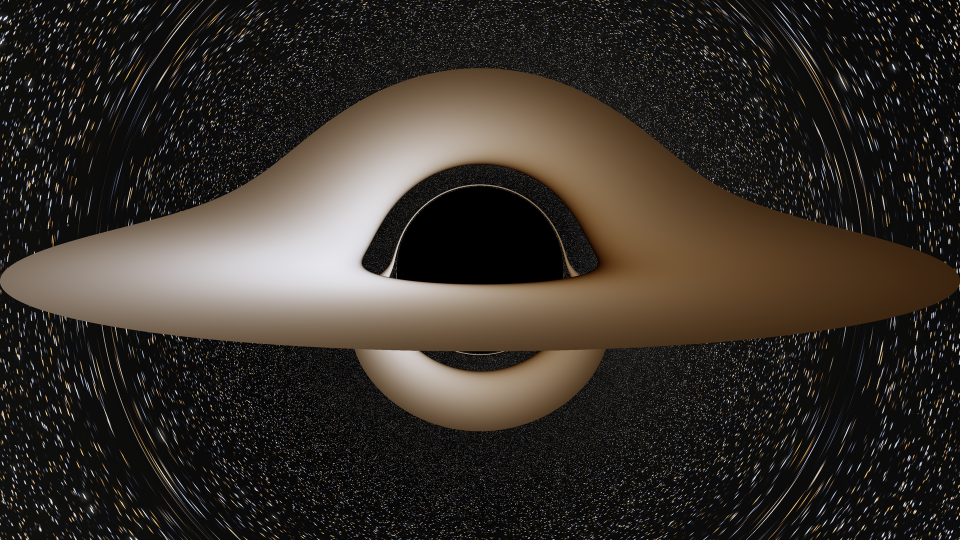
#> input picture assets/blackhole-hero.png, 1920 x 1080 px, found by its file name (shown at 1/2 size)
$ python annotate.py
#> lines starting #> are read from the running program, lines starting #| are printed output that depends on the picture; long printed decimals are rounded
#!/usr/bin/env python3
"""Scientific annotation pass for the Black Hole Lab visualization.

Draws the physically meaningful radii onto the rendered hero image and labels
them. The geometry is derived from the same Schwarzschild relations the tracer
uses, so the annotated radii cannot drift away from the physics:

* the apparent shadow edge (the photon ring) is at impact parameter
  b_crit = 3*sqrt(3)*M = (3*sqrt(3)/2) r_s = 2.598076 r_s -- NOT at r = r_s;
* the event horizon r = r_s and the photon sphere r = 3r_s/2 are marked at the
  angle they would subtend *without* lensing, because neither is directly
  imaged. The horizon lies hidden inside the shadow.

Everything drawn here is an annotation, not simulation output.
"""

from __future__ import annotations

import argparse
import math
from pathlib import Path

import numpy as np
from PIL import Image, ImageDraw, ImageFont

B_CRIT_OVER_RS = 3.0 * math.sqrt(3.0) / 2.0  # 2.598076211353316
FONT_REGULAR = "/System/Library/Fonts/Supplemental/Arial.ttf"
FONT_BOLD = "/System/Library/Fonts/Supplemental/Arial Bold.ttf"

INK = (232, 232, 224)
INK_DIM = (168, 172, 178)
ACCENT = (255, 196, 120)
GHOST = (150, 158, 170)
PANEL = (8, 9, 12)
# Populated by label() so main() can verify that no two panels overlap.
LABEL_BOXES: list[tuple[str, list[int]]] = []


def pixel_radius_for_impact_parameter(b: float, r_obs: float, hfov_deg: float, width: int) -> float:
    """Screen radius in pixels whose ray has conserved impact parameter b.

    Inverts 1/b^2 = u0^2 cot^2(theta) + u0^2 (1 - r_s u0) for the launch angle
    theta measured from the inward radial direction, then maps theta through the
    pinhole projection.
    """
    u0 = 1.0 / r_obs
    inverse = 1.0 / (b * b * u0 * u0) - (1.0 - u0)
    if inverse <= 0.0:
        return float("nan")  # not reachable at this camera radius
    tan_theta = 1.0 / math.sqrt(inverse)
    tan_half_fov = math.tan(math.radians(hfov_deg) * 0.5)
    x_ndc = tan_theta / tan_half_fov
    return x_ndc * width * 0.5


def pixel_radius_unlensed(radius_rs: float, r_obs: float, hfov_deg: float, width: int) -> float:
    """Screen radius of a straight-line ray that grazes a sphere of the given radius."""
    sin_theta = min(radius_rs / r_obs, 1.0)
    theta = math.asin(sin_theta)
    tan_half_fov = math.tan(math.radians(hfov_deg) * 0.5)
    return math.tan(theta) / tan_half_fov * width * 0.5


def dashed_circle(draw: ImageDraw.ImageDraw, center, radius, colour, width=1, dash=9, gap=7):
    cx, cy = center
    step = math.radians(1.4)
    arc = 2.0 * math.pi * radius
    dash_rad = 2.0 * math.pi * dash / max(arc, 1.0)
    gap_rad = 2.0 * math.pi * gap / max(arc, 1.0)
    angle = 0.0
    while angle < 2.0 * math.pi:
        end = min(angle + dash_rad, 2.0 * math.pi)
        draw.arc(
            [cx - radius, cy - radius, cx + radius, cy + radius],
            math.degrees(angle) - 90.0,
            math.degrees(end) - 90.0,
            fill=colour,
            width=width,
        )
        angle = end + gap_rad


SUBSCRIPT_S = "\u209b"


def _sub_font(size: int) -> ImageFont.FreeTypeFont:
    return ImageFont.truetype(FONT_REGULAR, max(6, int(size * 0.68)))


def rich_width(draw: ImageDraw.ImageDraw, text: str, font) -> float:
    """Width of a string where U+209B is drawn as a real subscript.

    Arial has no glyph for U+209B under Pillow: it renders as a tofu box, and a
    presence probe based on mask size reports a false positive for it. The
    subscript is therefore drawn explicitly, smaller and lowered.
    """
    total = 0.0
    for index, segment in enumerate(text.split(SUBSCRIPT_S)):
        if index:
            total += draw.textlength("s", font=_sub_font(font.size))
        total += draw.textlength(segment, font=font)
    return total


def rich_text(draw: ImageDraw.ImageDraw, xy, text: str, font, fill) -> None:
    x, y = xy
    for index, segment in enumerate(text.split(SUBSCRIPT_S)):
        if index:
            sub = _sub_font(font.size)
            draw.text((x, y + font.size * 0.30), "s", font=sub, fill=fill)
            x += draw.textlength("s", font=sub)
        draw.text((x, y), segment, font=font, fill=fill)
        x += draw.textlength(segment, font=font)


def label(
    draw,
    font,
    text,
    xy,
    anchor,
    fill=INK,
    align_right=False,
    panel_alpha=210,
    pad=9,
):
    """Draw a label on a soft dark panel so it stays legible over any background."""
    lines = text.split("\n")
    widths = [rich_width(draw, line, font) for line in lines]
    line_h = font.size + 5
    box_w = int(max(widths)) + 2 * pad
    box_h = line_h * len(lines) + 2 * pad - 5
    x, y = xy
    if anchor == "lt":
        box = [x, y, x + box_w, y + box_h]
        origin = (x + pad, y + pad)
    elif anchor == "rt":
        box = [x - box_w, y, x, y + box_h]
        origin = (x - box_w + pad, y + pad)
    else:  # "ct"
        box = [x - box_w // 2, y, x + box_w // 2, y + box_h]
        origin = (x - box_w // 2 + pad, y + pad)
    draw.rectangle(box, fill=PANEL + (panel_alpha,))
    draw.rectangle([box[0], box[1], box[0] + 2, box[3]], fill=ACCENT)
    LABEL_BOXES.append((lines[0], box))
    for index, line in enumerate(lines):
        rich_text(
            draw,
            (origin[0], origin[1] + index * line_h),
            line,
            font,
            fill if index == 0 else INK_DIM,
        )
    return box


def leader(draw, start, end, colour=INK_DIM, width=1, dot=True):
    draw.line([start, end], fill=colour, width=width)
    if dot:
        draw.ellipse([end[0] - 2, end[1] - 2, end[0] + 2, end[1] + 2], fill=colour)


def main() -> int:
    parser = argparse.ArgumentParser(description="Annotate the rendered hero image.")
    parser.add_argument("--in", dest="source", default="assets/blackhole-hero.png")
    parser.add_argument("--out", default="assets/blackhole-scientific.png")
    parser.add_argument("--r-obs", type=float, default=60.0)
    parser.add_argument("--inclination", type=float, default=82.0)
    parser.add_argument("--hfov", type=float, default=28.0)
    parser.add_argument("--r-out", type=float, default=14.0)
    args = parser.parse_args()

    source = Image.open(args.source).convert("RGBA")
    width, height = source.size
#> width = 1920; height = 1080
    # Hold the photograph back so the line work reads.
    base = Image.blend(source, Image.new("RGBA", source.size, (0, 0, 0, 255)), 0.30)
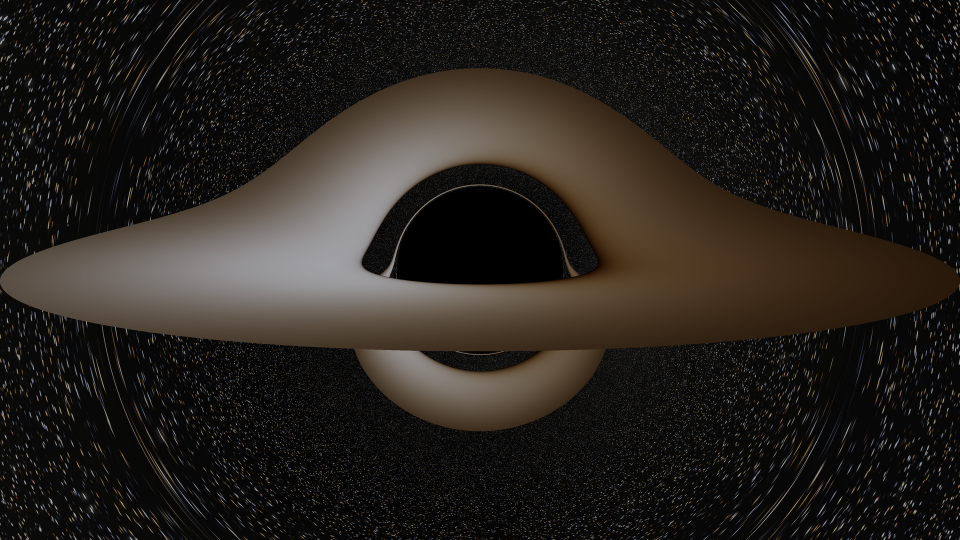
#> base: PIL image 1920x1080 RGBA (shown at 1/2 size); mean R, G, B, A 38, 33.6, 29.4, 255
    canvas = base.copy()
    draw = ImageDraw.Draw(canvas, "RGBA")

    cx, cy = width // 2, height // 2
#> cx = 960; cy = 540
    scale = width / 1920.0  # all radii below are quoted for a 1920-wide render
#> scale = 1
    f_title = ImageFont.truetype(FONT_BOLD, int(23 * scale))
    f_label = ImageFont.truetype(FONT_REGULAR, int(18 * scale))
    f_small = ImageFont.truetype(FONT_REGULAR, int(15 * scale))
    boxes: list[tuple[str, list[int]]] = []

    r_shadow = pixel_radius_for_impact_parameter(B_CRIT_OVER_RS, args.r_obs, args.hfov, width)
#> r_shadow = 166.9
    r_horizon = pixel_radius_unlensed(1.0, args.r_obs, args.hfov, width)
#> r_horizon = 64.18
    r_photon = pixel_radius_unlensed(1.5, args.r_obs, args.hfov, width)
#> r_photon = 96.29

    # --- the photon ring: the only one of the three that is an actual image ---
    draw.ellipse(
        [cx - r_shadow, cy - r_shadow, cx + r_shadow, cy + r_shadow],
        outline=ACCENT + (215,),
        width=max(1, int(round(1.6 * scale))),
    )
    # --- horizon and photon sphere at their unlensed angular scale -----------
    dashed_circle(draw, (cx, cy), r_horizon, (255, 120, 110, 190), width=max(1, int(1.2 * scale)))
    dashed_circle(draw, (cx, cy), r_photon, (120, 190, 255, 175), width=max(1, int(1.2 * scale)))

    # --- radial tick scale in units of the impact parameter b ----------------
    y_axis = int(cy + height * 0.5 - 168 * scale)
#> y_axis = 912
    draw.line([(cx, y_axis), (cx + r_shadow * 5.1, y_axis)], fill=INK_DIM + (140,), width=1)
    for b in (1.0, 2.0, B_CRIT_OVER_RS, 5.0, 10.0):
        px = pixel_radius_for_impact_parameter(b, args.r_obs, args.hfov, width)
        if not math.isfinite(px) or px > width * 0.5 - 20 * scale:
            continue
        major = abs(b - B_CRIT_OVER_RS) < 1e-9
        half = int((11 if major else 6) * scale)
        draw.line(
            [(cx + px, y_axis - half), (cx + px, y_axis + half)],
            fill=(ACCENT if major else INK_DIM) + (220,),
            width=max(1, int(1.0 * scale)),
        )
        text = "2.60" if major else f"{b:g}"
        draw.text(
            (cx + px - 8 * scale, y_axis + half + 3 * scale),
            text,
            font=f_small,
            fill=(ACCENT if major else INK_DIM),
        )
    draw.text(
        (cx + 4 * scale, y_axis - 22 * scale),
        "impact parameter b  [r\u209b]",
        font=f_small,
        fill=INK_DIM,
    )

    # --- labels --------------------------------------------------------------
    label(
        draw,
        f_title,
        "Schwarzschild black hole \u2014 lensing geometry\n"
        "conceptual illustration, not renderer output",
        (int(46 * scale), int(36 * scale)),
        "lt",
    )
    label(
        draw,
        f_label,
        "shadow edge = photon ring\n"
        f"b = 3\u221a3 GM/c\u00b2 = (3\u221a3/2) r\u209b \u2248 {B_CRIT_OVER_RS:.3f} r\u209b\n"
        "photons with b < b_crit are captured",
        (width - int(46 * scale), int(36 * scale)),
        "rt",
    )
    label(
        draw,
        f_label,
        "r = r\u209b  event horizon\n"
        "r = 3r\u209b/2  photon sphere\n"
        "(dashed, at their unlensed angular\n"
        "scale \u2014 neither surface is imaged;\n"
        "both lie hidden inside the shadow)",
        (int(46 * scale), int(height * 0.30)),
        "lt",
    )
    label(
        draw,
        f_label,
        "accretion disk\n"
        "geometrically thin, optically thick, Lambertian\n"
        f"r_in = 6GM/c\u00b2 = 3 r\u209b (ISCO),  r_out = {args.r_out:g} r\u209b\n"
        "near side seen directly; far side lensed\n"
        "over and under the shadow",
        (int(46 * scale), int(height * 0.70)),
        "lt",
    )
    label(
        draw,
        f_label,
        "lensed image of the far side\n"
        "of the disk, bent beneath the shadow",
        (width - int(46 * scale), int(height * 0.78)),
        "rt",
    )
    label(
        draw,
        f_small,
        f"observer at r = {args.r_obs:g} r\u209b, inclination i = {args.inclination:g}\u00b0 from the disk normal,\n"
        f"field of view {args.hfov:g}\u00b0 horizontal.  Null geodesics integrated with RK4:\n"
        "d\u00b2u/d\u03c6\u00b2 = \u2212u + (3/2) r\u209b u\u00b2,  u = 1/r.  Emission model, colours and star field\n"
        "are illustrative; no GRMHD, radiative transfer, spin or returning radiation.",
        (int(46 * scale), int(height - 100 * scale)),
        "lt",
        panel_alpha=205,
    )

    # --- orientation marker: observer direction and disk plane ---------------
    ox = int(width - 152 * scale)
#> ox = 1768
    oy = int(height * 0.20)
#> oy = 216
    inc = math.radians(args.inclination)
#> inc = 1.43
    disk_dx, disk_dy = math.cos(inc) * 58 * scale, math.sin(inc) * 58 * scale
#> disk_dx = 8.07; disk_dy = 57.44
    draw.line(
        [(ox - disk_dx, oy + disk_dy), (ox + disk_dx, oy - disk_dy)],
        fill=INK_DIM + (200,),
        width=max(1, int(1.2 * scale)),
    )
    tip = (ox + 44 * scale * math.sin(inc), oy + 44 * scale * math.cos(inc))
#> tip = (1811.6, 222.1)
    draw.line([(ox, oy), tip], fill=INK + (225,), width=max(1, int(1.3 * scale)))
    draw.ellipse(
        [tip[0] - 3.2, tip[1] - 3.2, tip[0] + 3.2, tip[1] + 3.2], fill=INK
    )
    draw.text((ox - 54 * scale, oy + disk_dy + 6 * scale), "disk plane", font=f_small, fill=INK_DIM)
    draw.text((ox + 16 * scale, oy + 40 * scale), "observer", font=f_small, fill=INK)

    out_path = Path(args.out)
    out_path.parent.mkdir(parents=True, exist_ok=True)
    canvas.convert("RGB").save(out_path, optimize=True)
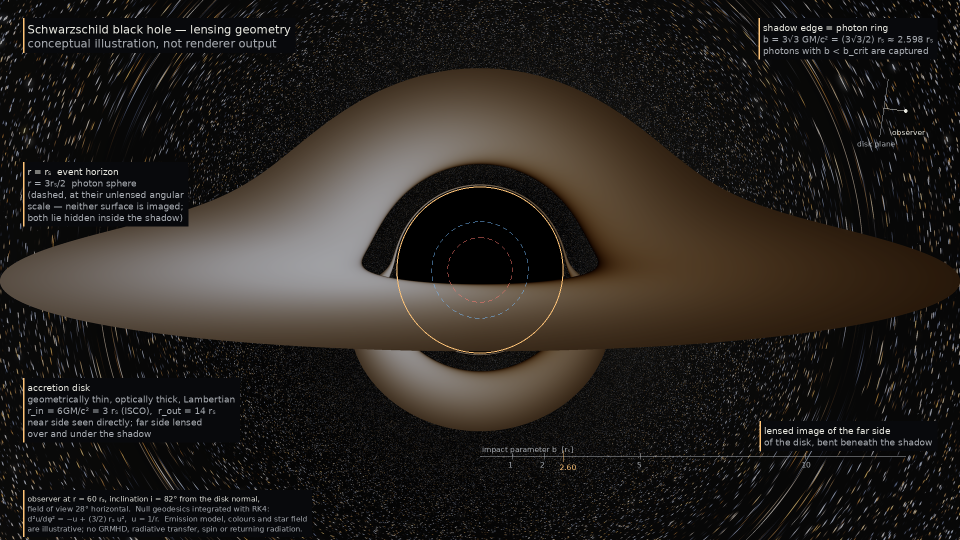
#> saved as blackhole-scientific.png: PIL image 1920x1080 RGB (shown at 1/2 size); mean R, G, B 39.8, 35.6, 31.6
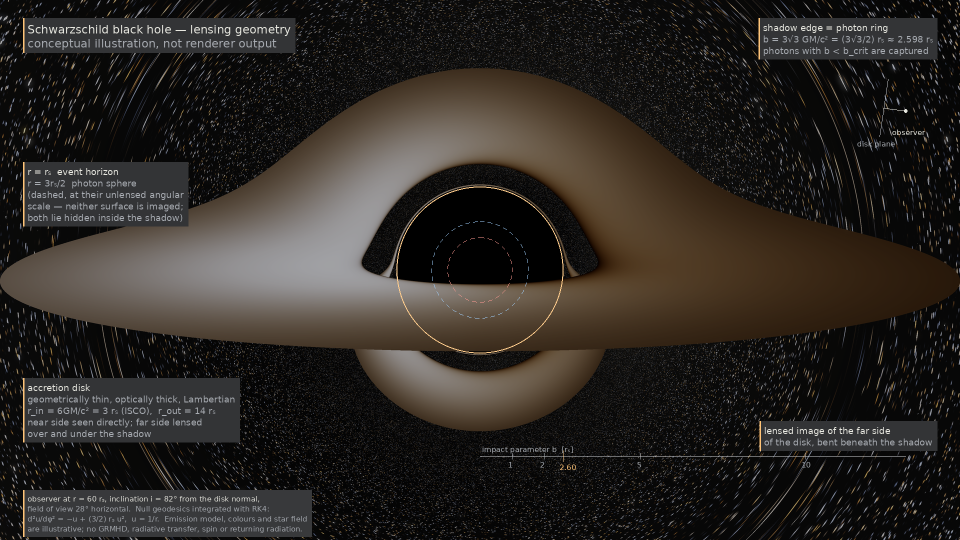
#> canvas: PIL image 1920x1080 RGBA (shown at 1/2 size); mean R, G, B, A 39.8, 35.6, 31.6, 250.1; transparent parts drawn white

    # Layout self-check: overlapping panels are a defect in a scientific figure,
    # so assert it rather than eyeballing it.
    clashes = []
    for i in range(len(LABEL_BOXES)):
        name_a, a = LABEL_BOXES[i]
        for j in range(i + 1, len(LABEL_BOXES)):
            name_b, b = LABEL_BOXES[j]
            if a[0] < b[2] and b[0] < a[2] and a[1] < b[3] and b[1] < a[3]:
                clashes.append(f"{name_a!r} overlaps {name_b!r}")
    offscreen = [
        name
        for name, box in LABEL_BOXES
        if box[0] < 0 or box[1] < 0 or box[2] > width or box[3] > height
    ]

    print(f"wrote {out_path}")
    print(f"  image                     : {width} x {height}")
#|   image                     : 1920 x 1080
    print(f"  shadow edge (photon ring) : r = {r_shadow:.1f} px  (b = {B_CRIT_OVER_RS:.6f} r_s)")
#|   shadow edge (photon ring) : r = 166.9 px  (b = 2.598 r_s)
    print(f"  horizon, unlensed scale   : r = {r_horizon:.1f} px  (r = 1 r_s)")
#|   horizon, unlensed scale   : r = 64.2 px  (r = 1 r_s)
    print(f"  photon sphere, unlensed   : r = {r_photon:.1f} px  (r = 1.5 r_s)")
#|   photon sphere, unlensed   : r = 96.3 px  (r = 1.5 r_s)
    print(f"  label panels              : {len(LABEL_BOXES)}")
    print(f"  overlapping panels        : {len(clashes)}" + (f"  {clashes}" if clashes else ""))
    print(f"  panels off the canvas     : {len(offscreen)}" + (f"  {offscreen}" if offscreen else ""))
#|   panels off the canvas     : 0
    if clashes or offscreen:
        print("  LAYOUT: FAIL")
        return 1
    print("  LAYOUT: PASS")
    return 0


if __name__ == "__main__":
    raise SystemExit(main())
#> (the program exits here)
